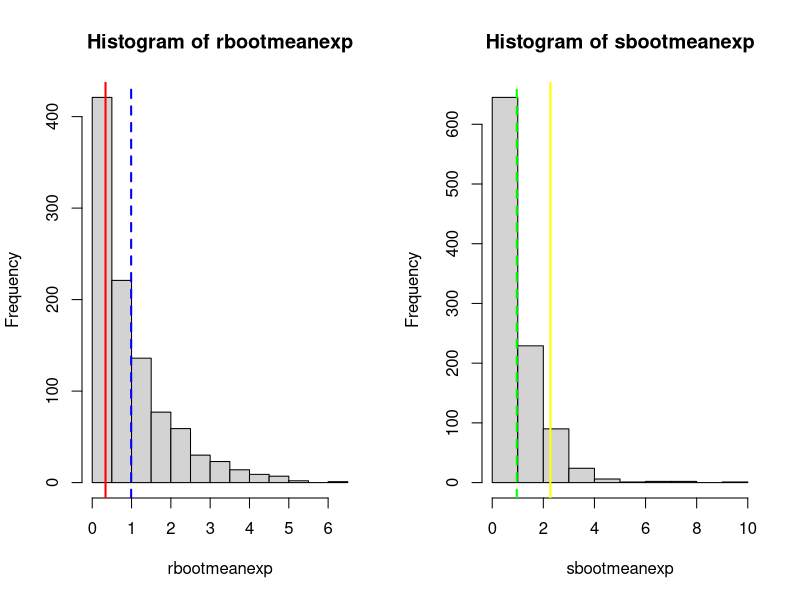
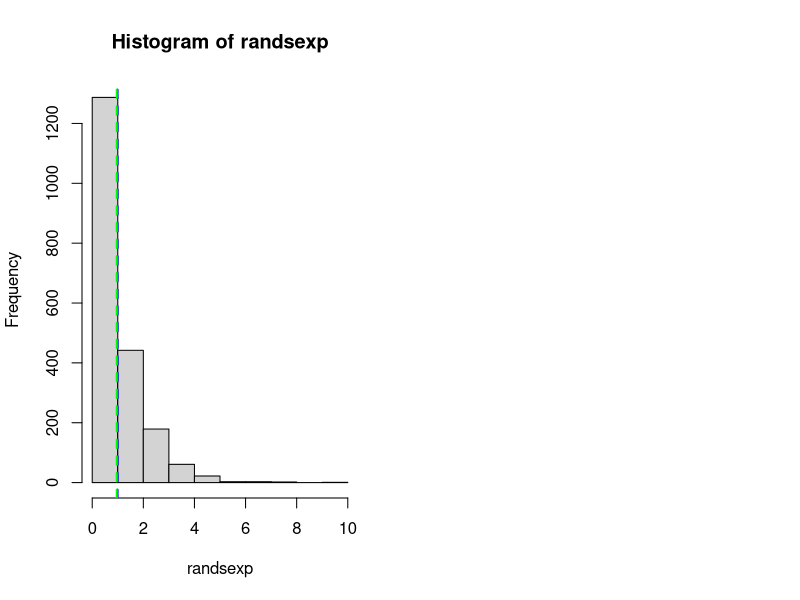
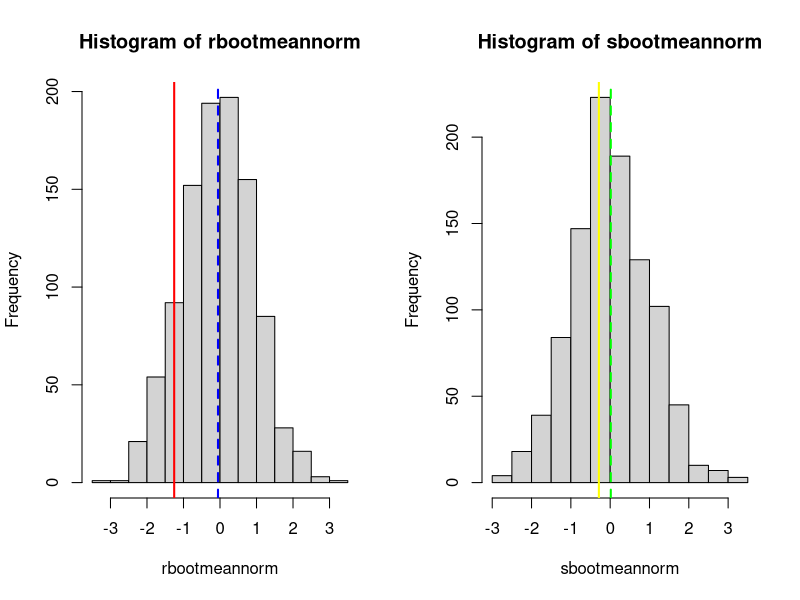
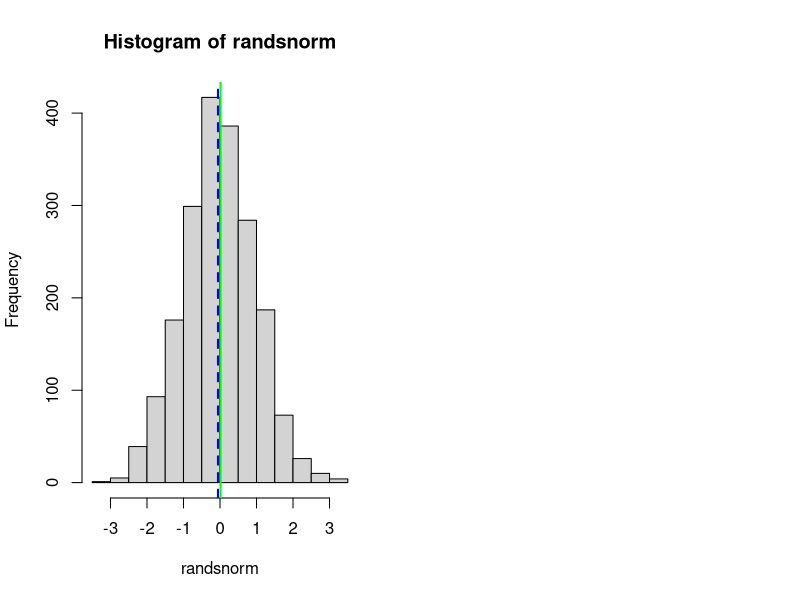

Recreate these plots in R, in order.
## ---- chunk 1
#################################################################################
# Exponential distributions of two different samples.  Coding that follows 
# will set up bootstraps of exponential distributions from two different 
# samples.  First is random sampling of 10, and second is random sampling of 15.
# There will be 1000 repetitions per sampling for each bootstrap.
#################################################################################
# Initialize vector nsim with 1000
###################################
nsim <- 1000    
###################################
# Initialize vector with numeric values of nsim
###################################
rbootmeanexp <- numeric(nsim)     
###################################
# Vector r will contain 10 samples
###################################
r <- 10      
###################################
# The bootstrap will be loop that runs 1000
# times for each of the 10 samples captured
# from an exponential distribution and
# with replacement
# the mean from the sample distributions
# are captured
###################################
for (i in 1:nsim) {    
          rbootsampleexp <- sample(rexp(r), size=length(r), replace=TRUE)   
         rbootmeanexp[i] <- mean(rbootsampleexp)  }     

###################################
# Take a look at the original sample 
# mean of the sample exponential 
# distributions
###################################
mean(rbootsampleexp)
# mean(rbootmeanexp)
###################################
# We check to see that the means of
# the sample exponential distributions
# are captured with first 10 displayed
###################################
str(rbootmeanexp)
###################################
# Now we look at the histogram of the
# exponential distributions of sample means
###################################

###################################
# from our bootstrap run
# the mean of the sample means
# is displayed with a dashed blue line
# and the mean of the original sample
# is displayed with a red solid line
# the means have variance in this
# small sample size
###################################
par(mfrow=c(1,2)) 
hist(rbootmeanexp)
abline(v=mean(rbootsampleexp), col="red", lwd=2) 
abline(v=mean(rbootmeanexp), col="blue", lwd=2, lty=2) 
###################################
# The next sequence of commands will 
# establish a bootstrap involving another
# exponential distribution this time with
# a sample of 15 run 1000 times
# with replacement
###################################
nsim <- 1000    
sbootmeanexp <- numeric(nsim)     
s <- 15      
for (i in 1:nsim) {    
          sbootsampleexp <- sample(rexp(s), size=length(s), replace=TRUE)   
         sbootmeanexp[i] <- mean(sbootsampleexp)  }     
###################################
# Take a look at the original sample 
# mean of the sample exponential 
# distributions 
###################################
mean(sbootsampleexp)
###################################
# We check that there are 1000 sample
# means and display the first 10
###################################
str(sbootmeanexp)

###################################
# We display the histogram of this run
# side by side with prior bootstrap histogram
# the mean of the sample means
# is displayed with a dashed green line
# and the mean of the original sample
# is displayed with a yellow solid line
# the means have variance even as the sample
# size increases 
###################################
hist(sbootmeanexp)
abline(v=mean(sbootsampleexp), col="yellow", lwd=2) 
abline(v=mean(sbootmeanexp), col="green", lwd=2, lty=2) 
###################################
# Now, we superimpose the histograms
# and display the mean of sample means
# from bootstrap of exponential sample size 10
# with a blue dash line
# and from bootstrap of exponential sample
# size 15 with a green solid line
# here, the bootstrap means are close, and
# this shows the CLT
###################################

par(mfrow = c(1,2))
randsexp <- rbind(rbootmeanexp, sbootmeanexp)
hist(randsexp)
abline(v=mean(rbootmeanexp), col="blue", lwd=2, lty=2) 
abline(v=mean(sbootmeanexp), col="green", lwd=2, lty=2) 
###################################

######################################################
#end of Exponential distributions example
######################################################

#################################################################################
# Normal distributions of two different samples.  Coding that follows 
# will set up bootstraps of normal distributions from two different 
# samples.  First is random sampling of 10, and second is random sampling of 15.
# There will be 1000 repetitions per sampling for each bootstrap.
#################################################################################
# Initialize vector nsim with 1000
###################################
nsim <- 1000    
###################################
# Initialize vector with numeric values of nsim
###################################
rbootmeannorm <- numeric(nsim)     
###################################
# Vector r will contain 10 samples
###################################
r <- 10      
###################################
# The bootstrap will be loop that runs 1000
# times for each of the 10 samples captured
# from a normal  distribution and
# with replacement
# the mean from the sample distributions
# are captured
###################################
for (i in 1:nsim) {    
          rbootsamplenorm <- sample(rnorm(r), size=length(r), replace=TRUE)   
         rbootmeannorm[i] <- mean(rbootsamplenorm)  }     

###################################
# Take a look at the original sample 
# mean of the sample normal 
# distributions
###################################
mean(rbootsamplenorm)
# mean(rbootmeannorm)
###################################
# We check to see that the means of
# the sample normal distributions
# are captured with first 10 displayed
###################################
str(rbootmeannorm)
###################################
# Now we look at the histogram of the
# normal distributions of sample means
###################################

###################################
# from our bootstrap run
# the mean of the sample means
# is displayed with a dashed blue line
# and the mean of the original sample
# is displayed with a red solid line
# the means have variance in this
# small sample size
###################################
par(mfrow=c(1,2)) 
hist(rbootmeannorm)
abline(v=mean(rbootsamplenorm), col="red", lwd=2) 
abline(v=mean(rbootmeannorm), col="blue", lwd=2, lty=2) 
###################################
# The next sequence of commands will 
# establish a bootstrap involving another
# normal distribution this time with
# a sample of 15 run 1000 times
# with replacement
###################################
nsim <- 1000    
sbootmeannorm <- numeric(nsim)     
s <- 15      
for (i in 1:nsim) {    
          sbootsamplenorm <- sample(rnorm(s), size=length(s), replace=TRUE)   
         sbootmeannorm[i] <- mean(sbootsamplenorm)  }     
###################################
# Take a look at the original sample 
# mean of the sample normal 
# distributions 
###################################
mean(sbootsamplenorm)
###################################
# We check that there are 1000 sample
# means and display the first 10
###################################
str(sbootmeannorm)

###################################
# We display the histogram of this run
# side by side with prior bootstrap histogram
# the mean of the sample means
# is displayed with a dashed green line
# and the mean of the original sample
# is displayed with a yellow solid line
# the means have more variance as the sample
# size increases 
###################################
hist(sbootmeannorm)
abline(v=mean(sbootsamplenorm), col="yellow", lwd=2) 
abline(v=mean(sbootmeannorm), col="green", lwd=2, lty=2) 
###################################
# Now, we superimpose the histograms
# and display the mean of sample means
# from bootstrap of normal sample size 10
# with a blue dash line
# and from bootstrap of normal sample
# size 15 with a green solid line
# here, the bootstrap means are close, and
# this shows the CLT
###################################

par(mfrow = c(1,2))
randsnorm <- rbind(rbootmeannorm, sbootmeannorm)
hist(randsnorm)
abline(v=mean(rbootmeannorm), col="blue", lwd=2, lty=2) 
abline(v=mean(sbootmeannorm), col="green", lwd=2) 
###################################

######################################################
#end of Normal distributions example
######################################################
